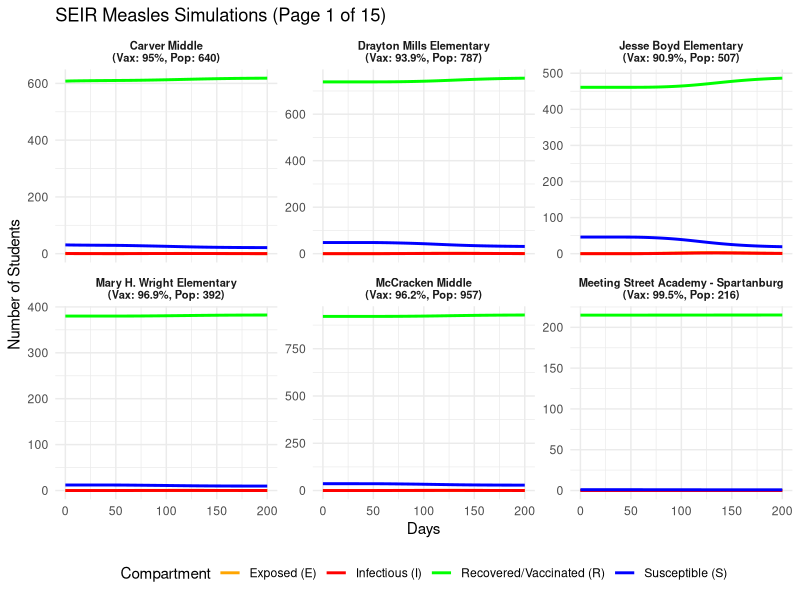
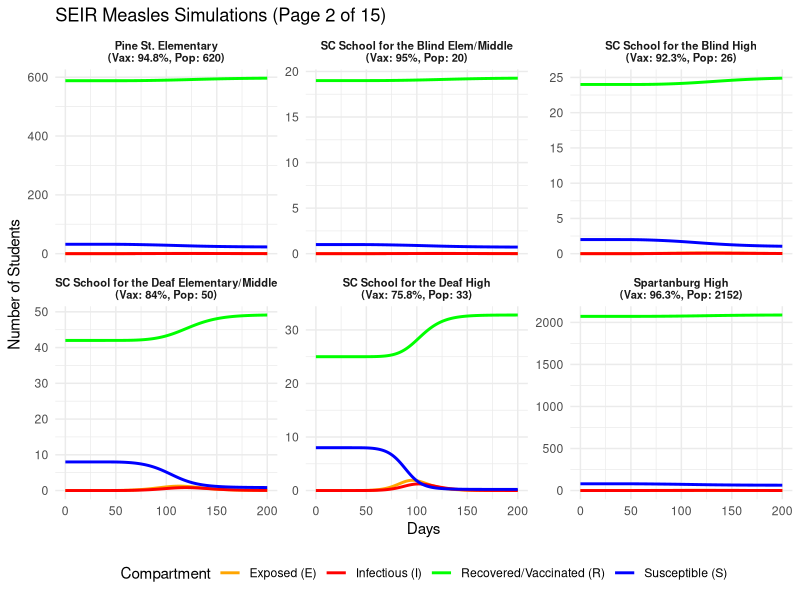
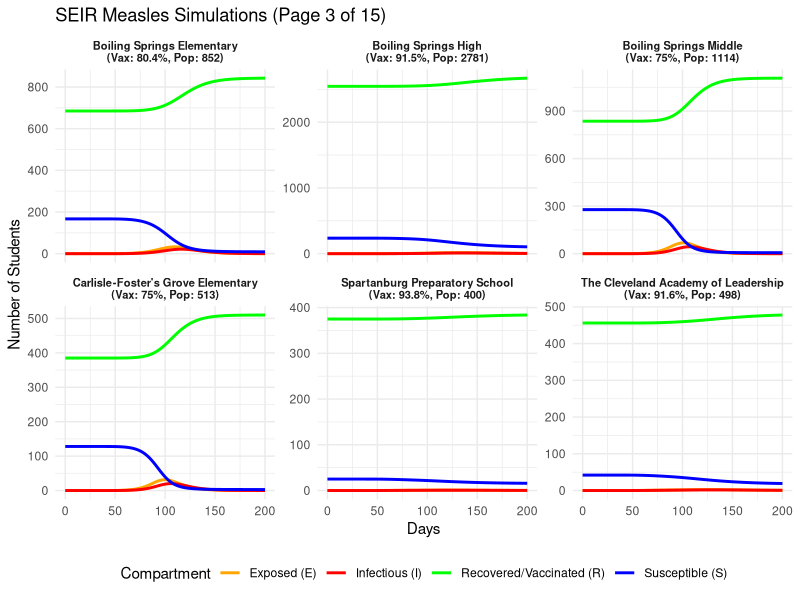
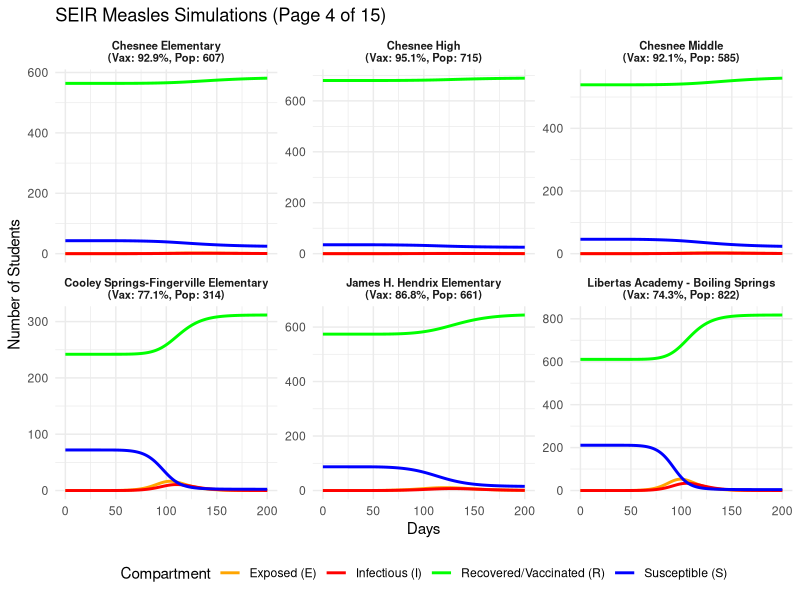
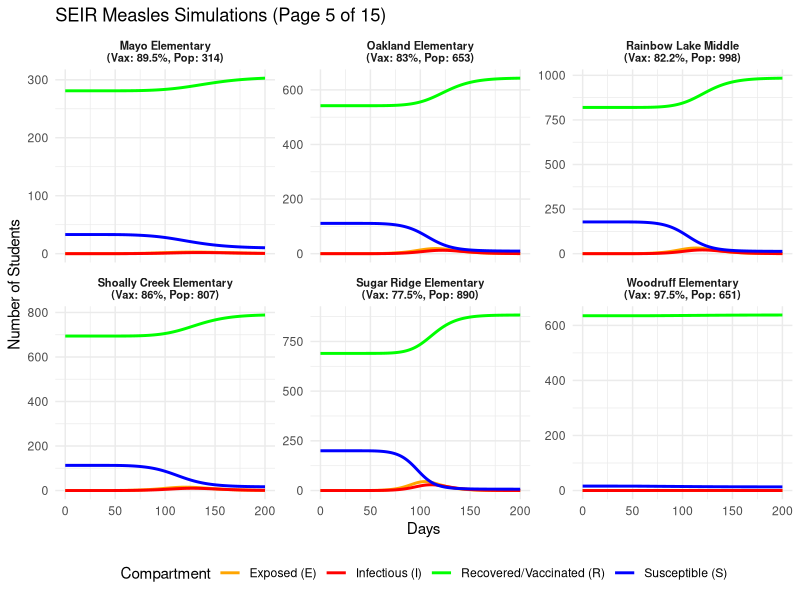
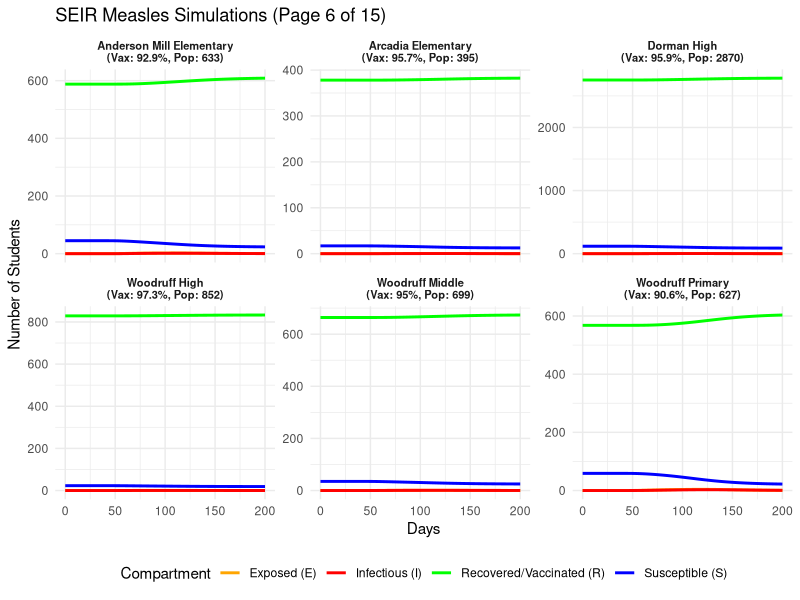
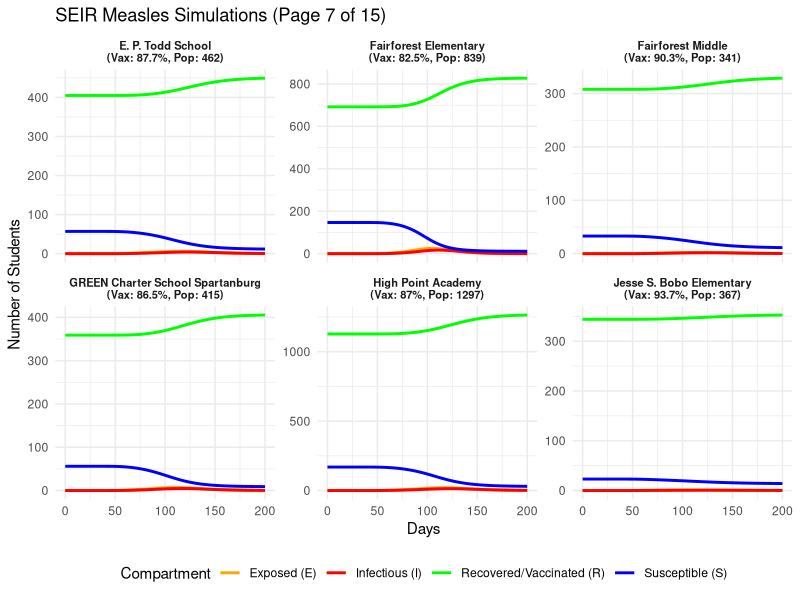
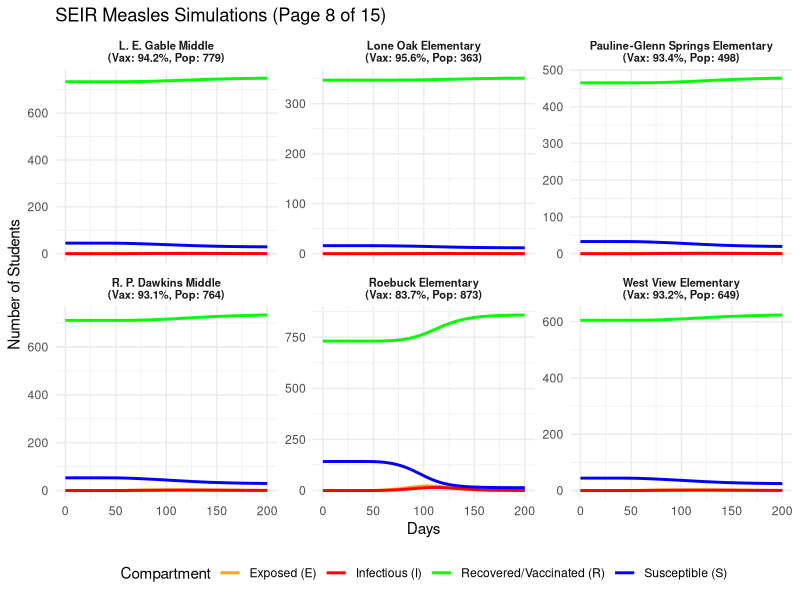

The R script that drew these images, in order:


library(tidyverse)
library(deSolve)


df <- read.csv("data/cleanned/school_data_joined.csv")

names(df) <- tolower(names(df))

if (!"unit_id" %in% names(df)) {
  df$unit_id <- as.character(1:nrow(df))
} else {
  df$unit_id <- as.character(df$unit_id)
}

df <- df %>%
  mutate(
    vax_rate = if_else(percent_immunized > 1, percent_immunized / 100, percent_immunized),
    school_id = row_number(),
    page = ceiling(school_id / 6)
  )

n_schools <- nrow(df)

net_df <- read.csv("data/cleanned/network_df.csv")
names(net_df) <- tolower(names(net_df))

id_cols <- names(net_df)[grep("unit|from|to|source|target|id", names(net_df))]

if (length(id_cols) >= 2) {
  net_df <- net_df %>%
    rename(
      unit_id_a = !!sym(id_cols[1]),
      unit_id_b = !!sym(id_cols[2])
    )
} else {
  colnames(net_df)[1:2] <- c("unit_id_a", "unit_id_b")
}

net_df <- net_df %>%
  mutate(
    unit_id_a = as.character(unit_id_a),
    unit_id_b = as.character(unit_id_b)
  )


#  Building Adjacency Matrix (A)

id_map <- setNames(1:n_schools, df$unit_id)
A      <- matrix(0, nrow = n_schools, ncol = n_schools)

for (k in 1:nrow(net_df)) {
  i <- id_map[net_df$unit_id_a[k]]
  j <- id_map[net_df$unit_id_b[k]]
  if (!is.na(i) && !is.na(j)) {
    w <- if("connect_risk" %in% names(net_df)) net_df$connect_risk[k] else 1
    A[i, j] <- w
    A[j, i] <- w
  }
}

row_sums <- rowSums(A)
row_sums[row_sums == 0] <- 1
A <- A / row_sums  


# Model Parameters & Initial Conditions

gamma_rate <- 1 / 7                    # Infectious period (~7 days)
sigma_rate <- 1 / 10                   # Incubation period (~10 days)
beta_rate  <- 15 * gamma_rate          # Intra-school transmission (R0 = 15)
alpha      <- 0.05                     # Alpha: Inter-school coupling coefficient (5%)
times      <- seq(0, 200, by = 1)

N <- df$total_students
R0_count <- round(N * df$vax_rate)
I0_count <- c(1, rep(0, n_schools - 1)) # Outbreak starts with 1 case in School 1
E0_count <- rep(0, n_schools)
S0_count <- pmax(0, N - I0_count - E0_count - R0_count)


initial_state <- c(S0_count, E0_count, I0_count, R0_count)
names(initial_state) <- c(
  paste0("S_", 1:n_schools),
  paste0("E_", 1:n_schools),
  paste0("I_", 1:n_schools),
  paste0("R_", 1:n_schools)
)

params <- list(
  beta  = beta_rate,
  sigma = sigma_rate,
  gamma = gamma_rate,
  alpha = alpha,
  N     = N,
  A     = A,
  n     = n_schools
)


seir_model <- function(time, state, parameters) {
  with(as.list(parameters), {
    S <- state[1:n]
    E <- state[(n + 1):(2 * n)]
    I <- state[(2 * n + 1):(3 * n)]
    R <- state[(3 * n + 1):(4 * n)]
    
    
    I_prop <- I / N
    lambda <- (beta * I_prop) + (alpha * beta * as.vector(A %*% I_prop))
    
    dS <- - lambda * S
    dE <-   lambda * S - (sigma * E)
    dI <-  (sigma * E) - (gamma * I)
    dR <-  (gamma * I)
    
    return(list(c(dS, dE, dI, dR)))
  })
}


output <- ode(y = initial_state, times = times, func = seir_model, parms = params)
results_long <- as.data.frame(output) %>%
  pivot_longer(cols = -time, names_to = "var", values_to = "Count") %>%
  mutate(
    Compartment = str_extract(var, "^[SEIR]"),
    school_id   = as.numeric(str_extract(var, "\\d+"))
  ) %>%
  left_join(df, by = "school_id") %>%
  mutate(school_label = paste0(school_name, "\n(Vax: ", round(vax_rate * 100, 1), "%, Pop: ", total_students, ")"))


total_pages <- max(df$page)

for (p in 1:total_pages) {
  page_data <- results_long %>% filter(page == p)
  
  p_plot <- ggplot(page_data, aes(x = time, y = Count, color = Compartment)) +
    geom_line(linewidth = 1) +
    scale_color_manual(
      values = c("S" = "blue", "E" = "orange", "I" = "red", "R" = "green"),
      labels = c(
        "S" = "Susceptible (S)",
        "E" = "Exposed (E)",
        "I" = "Infectious (I)",
        "R" = "Recovered/Vaccinated (R)"
      )
    ) +
    facet_wrap(~school_label, ncol = 3, scales = "free_y") +
    labs(
      title = paste0("SEIR Measles Simulations (Page ", p, " of ", total_pages, ")"),
      x = "Days",
      y = "Number of Students",
      color = "Compartment"
    ) +
    theme_minimal() +
    theme(
      strip.text = element_text(size = 8, face = "bold"),
      legend.position = "bottom"
    )
  
  print(p_plot)
}
